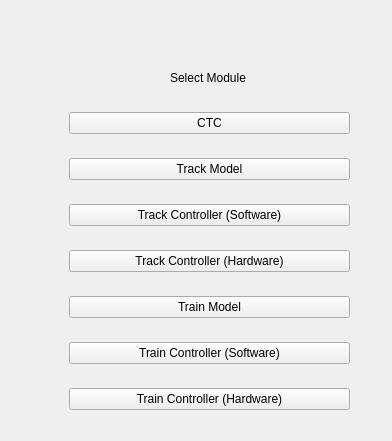
<?xml version="1.0" encoding="UTF-8"?>
<ui version="4.0">
 <class>Form</class>
 <widget class="QWidget" name="Form">
  <property name="geometry">
   <rect>
    <x>0</x>
    <y>0</y>
    <width>392</width>
    <height>441</height>
   </rect>
  </property>
  <property name="windowTitle">
   <string>Form</string>
  </property>
  <widget class="QWidget" name="verticalLayoutWidget">
   <property name="geometry">
    <rect>
     <x>69</x>
     <y>89</y>
     <width>281</width>
     <height>351</height>
    </rect>
   </property>
   <layout class="QVBoxLayout" name="verticalLayout">
    <property name="spacing">
     <number>1</number>
    </property>
    <property name="sizeConstraint">
     <enum>QLayout::SetNoConstraint</enum>
    </property>
    <item>
     <widget class="QPushButton" name="ctc_btn">
      <property name="text">
       <string>CTC</string>
      </property>
     </widget>
    </item>
    <item>
     <widget class="QPushButton" name="track_model_btn">
      <property name="text">
       <string>Track Model</string>
      </property>
     </widget>
    </item>
    <item>
     <widget class="QPushButton" name="track_controller_sw_btn">
      <property name="text">
       <string>Track Controller (Software)</string>
      </property>
     </widget>
    </item>
    <item>
     <widget class="QPushButton" name="track_controller_hw_btn">
      <property name="text">
       <string>Track Controller (Hardware)</string>
      </property>
     </widget>
    </item>
    <item>
     <widget class="QPushButton" name="train_model_btn">
      <property name="text">
       <string>Train Model</string>
      </property>
     </widget>
    </item>
    <item>
     <widget class="QPushButton" name="train_controller_sw_btn">
      <property name="text">
       <string>Train Controller (Software)</string>
      </property>
     </widget>
    </item>
    <item>
     <widget class="QPushButton" name="train_controller_hw_btn">
      <property name="text">
       <string>Train Controller (Hardware)</string>
      </property>
     </widget>
    </item>
   </layout>
  </widget>
  <widget class="QLabel" name="label">
   <property name="geometry">
    <rect>
     <x>170</x>
     <y>70</y>
     <width>81</width>
     <height>16</height>
    </rect>
   </property>
   <property name="text">
    <string>Select Module</string>
   </property>
  </widget>
 </widget>
 <resources/>
 <connections/>
</ui>
